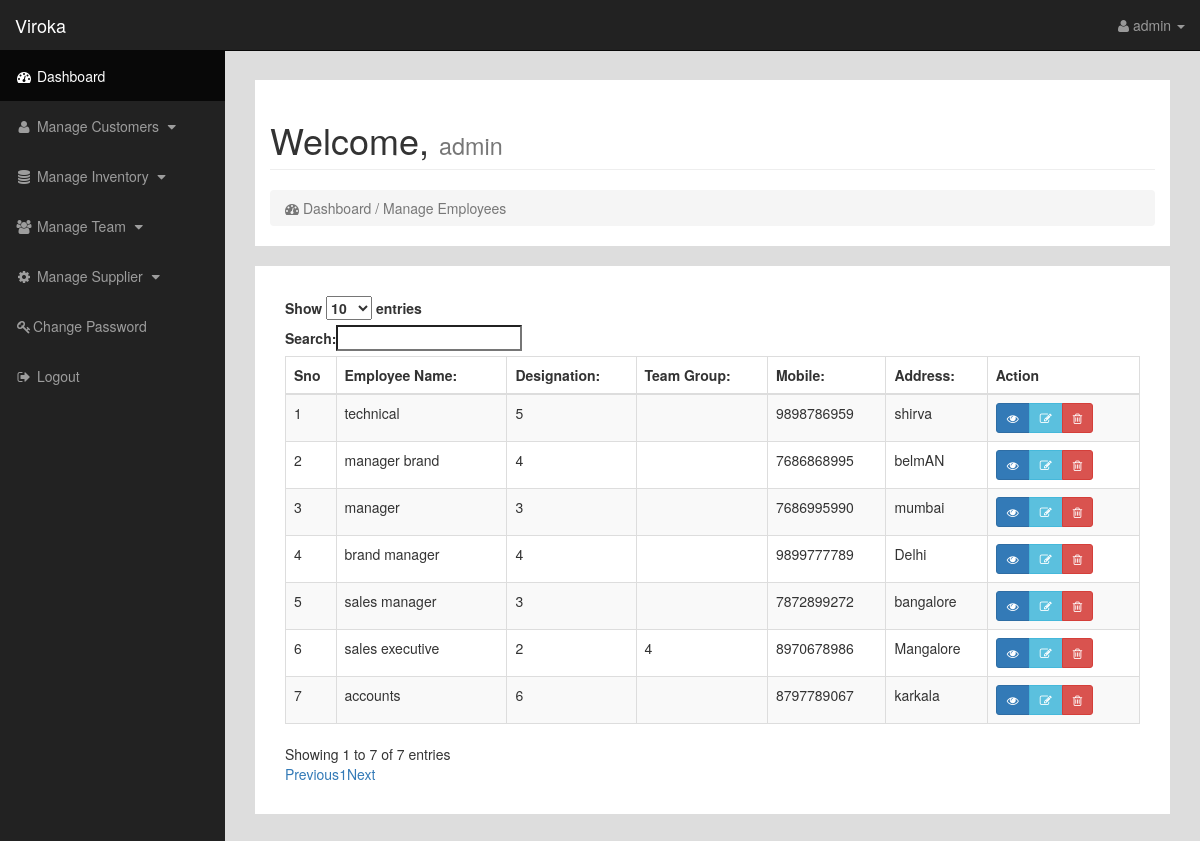
The page /manage_employee.php (signed in) on the database its author committed.
### tables this page shows
CREATE TABLE `employeetable` (
  `empid` int(20) NOT NULL,
  `empname` varchar(30) NOT NULL,
  `designation` varchar(30) NOT NULL,
  `teamgroup` varchar(30) NOT NULL,
  `emptype` varchar(30) NOT NULL,
  `email` varchar(50) NOT NULL,
  `mobile` varchar(15) NOT NULL,
  `address` varchar(100) NOT NULL,
  `eusername` varchar(50) NOT NULL,
  `epassword` varchar(50) NOT NULL
);

### manage_employee.php (the view, shortened to what this page needs)
<!DOCTYPE html>
<html lang="en">
<head>
	<?php include("inc/head.php"); ?>
</head>
<body>
    <div id="wrapper">
		<?php include("inc/mainmenu.php"); ?>
        <div id="page-wrapper">
            <div class="container-fluid Dashboard">
                <div class="row">
                    <div class="col-lg-12">
                        <h1 class="page-header">
                             Welcome, <small><?php echo $_SESSION['username']; ?></small>
                        </h1>
                        <ol class="breadcrumb">
                            <li class="active">
                                <i class="fa fa-dashboard"></i> Dashboard / Manage Employees
                            </li>
                        </ol>
                    </div>
                </div>
			</div>
			<div class="container-fluid formarea">
                <div class="row">
                    <div class="col-lg-12">
						<table class="table table-hover table-bordered table-striped" id="employee_table">
							<thead>
								<tr>
									<th>Sno</th>
									<th>Employee Name:</th>
									<th>Designation:</th>
									<th>Team Group:</th>
									<th>Mobile:</th>
									<th>Address:</th>
									<th>Action</th>
								</tr>
							</thead>
							<tbody>
								<?php
									include("inc/connection.php");
									$query = mysqli_query($con,"SELECT * FROM `employeetable` INNER JOIN `users` ON `employeetable`.email = `users`.email");
									$i = 1;
									while($row = mysqli_fetch_array($query)){
								?>
							<tr class="record">
								<td> <?php echo $i++; ?> </td>
								<td> <?php echo $row['empname']; ?> </td>
								<td> <?php echo $row['designation']; ?> </td>
								<td> <?php echo $row['teamgroup']; ?> </td>
								<td> <?php echo $row['mobile']; ?> </td>
								<td> <?php echo $row['address']; ?> </td>
								<td>
									<div class="btn-group">
									<a href="view_employee.php?empid=<?php echo $row['empid']; ?>" data-toggle="tooltip" title="View Employee" class="btn btn-primary btn-sm"><i class="fa fa-eye"></i></a>
										<a href="add_employee.php?empid=<?php echo $row['empid']; ?>&update_employee" data-toggle="tooltip" title="Edit Employee" class="btn btn-info btn-sm"><i class="fa fa-edit"></i></a>
										<a href="#" id="<?php echo $row['empid']; ?>" data-toggle="tooltip" title="Delete Employee" class="btn btn-danger btn-sm delbutton"><i class="fa fa-trash-o"></i></a>
									</div>
								</td>
							</tr>
							<?php } ?>
							</tbody>
						</table>
					</div>
				</div>
        	</div>
    	</div>
	</div>
</body>
</html>

### inc/head.php (shortened to what this page needs)
<link href="css/bootstrap.min.css" rel="stylesheet">
<link href="css/sb-admin.css" rel="stylesheet">
<link href="css/plugins/morris.css" rel="stylesheet">
<link href="font-awesome/css/font-awesome.min.css" rel="stylesheet" type="text/css">
<link href="https://cdn.datatables.net/1.10.15/css/dataTables.bootstrap.min.css" rel="stylesheet" type="text/css">
<link href="https://cdnjs.cloudflare.com/ajax/libs/bootstrap-validator/0.5.3/css/bootstrapValidator.min.css" rel="stylesheet" type="text/css">

### inc/mainmenu.php (shortened to what this page needs)
<nav class="navbar navbar-inverse navbar-fixed-top" role="navigation">
            <div class="navbar-header">
				<a class="navbar-brand" href="home.php"> Viroka </a>
            </div>
            <ul class="nav navbar-right top-nav">
                <li class="dropdown">
                    <a href="#" class="dropdown-toggle" data-toggle="dropdown"><i class="fa fa-user"></i> <?php echo $_SESSION['username']; ?> <b class="caret"></b></a>
                </li>
            </ul>
            <div class="collapse navbar-collapse navbar-ex1-collapse">
                <ul class="nav navbar-nav side-nav">
					<li class="active">
                        <a href="#"><i class="fa fa-fw fa-dashboard"></i> Dashboard</a>
                    </li>
                    <?php
                        if($_SESSION['user_role'] == '1'){
                    ?>
                    <li>
                        <a href="javascript:;" data-toggle="collapse" data-target="#customer"><i class="fa fa-fw fa-user"></i> Manage Customers <i class="fa fa-fw fa-caret-down"></i></a>
                    </li>
					<li>
                        <a href="javascript:;" data-toggle="collapse" data-target="#inventory"><i class="fa fa-fw fa-database"></i> Manage Inventory <i class="fa fa-fw fa-caret-down"></i></a>
                    </li>
                    <li>
                        <a href="javascript:;" data-toggle="collapse" data-target="#team"><i class="fa fa-fw fa-users"></i> Manage Team <i class="fa fa-fw fa-caret-down"></i></a>
                    </li>
                    <li>
                        <a href="javascript:;" data-toggle="collapse" data-target="#supplier"><i class="fa fa-fw fa-cog"></i> Manage Supplier <i class="fa fa-fw fa-caret-down"></i></a>
                    </li>
			<?php
				}
		?>
					<li>
                        <a href="ch_password.php"><i class="fa fa-fw fa-key"></i>Change Password</a>
                    </li>
					 <li>
                        <a href="logout.php"><i class="fa fa-fw fa-sign-out"></i> Logout</a>
                    </li>
                </ul>
            </div>
        </nav>

### css/sb-admin.css (style rules this page uses)
body { margin-top: 100px; background-color: #ddd; }
.btn-group { min-width: 100px; }
#page-wrapper { background-color: #ddd !important; }
.container-fluid.formarea { background-color: #fff; margin: 20px; padding: 30px; }
.container-fluid.Dashboard { background-color: #fff; margin: 20px; }
@media (min-width:768px) { body { margin-top: 50px; } }
#wrapper { padding-left: 0; }
#page-wrapper { width: 100%; padding: 0; background-color: #fff; }
@media (min-width:768px) { #wrapper { padding-left: 225px; } }
@media (min-width:768px) { #page-wrapper { padding: 10px; } }
.top-nav { padding: 0 15px; }
.top-nav>li { display: inline-block; float: left; }
.top-nav>li>a { padding-top: 15px; padding-bottom: 15px; line-height: 20px; color: #999; }
@media (min-width:768px) { .side-nav { position: fixed; top: 51px; left: 225px; width: 225px; margin-left: -225px; border: none; border-radius: 0; overflow-y: auto; background-color: #222; bottom: 0; overflow-x: hidden; padding-bottom: 40px; } }
@media (min-width:768px) { .side-nav>li>a { width: 225px; } }

### rows shown on the page
employeetable: empname "technical", designation "5", mobile "9898786959", address "shirva"
employeetable: empname "manager brand", designation "4", mobile "7686868995", address "belmAN"
employeetable: empname "manager", designation "3", mobile "7686995990", address "mumbai"
employeetable: empname "brand manager", designation "4", mobile "9899777789", address "Delhi"
employeetable: empname "sales manager", designation "3", mobile "7872899272", address "bangalore"
employeetable: empname "sales executive", designation "2", teamgroup "4", mobile "8970678986", address "Mangalore"
employeetable: empname "accounts", designation "6", mobile "8797789067", address "karkala"

### other values the page prints
$_SESSION['username'] "admin"
